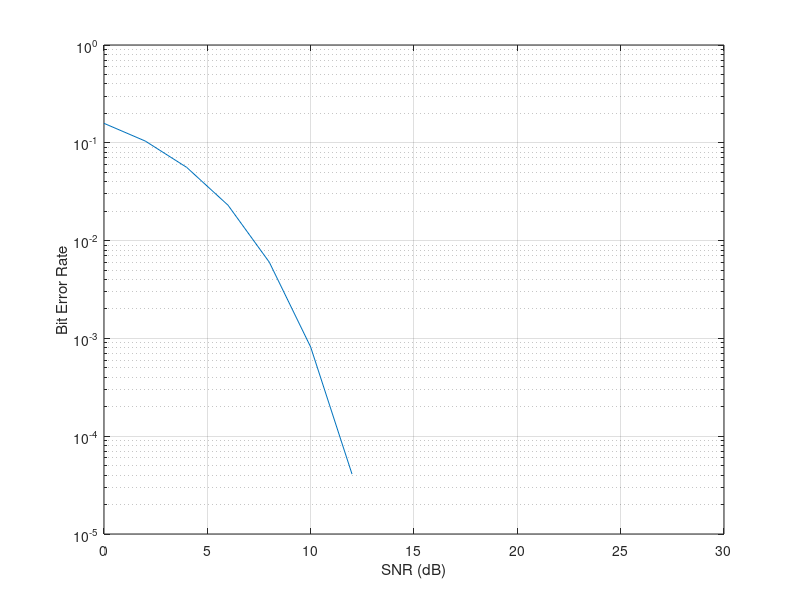

Recreate this plot in MATLAB.
snr = 0 : 2 : 30; %snr ranges from 0 to 30 dB with 2 dB step size
numbit = 1e6; %num of bits for each SNR value is 1e6
tx = randi([0 1], [1 numbit]); %generating random sequence of bits
Ptx = mean(tx.^2); %computing power signal
for i = 1 : length(snr)
    current_snr = 10^(snr(i)/10); %converting snr from dB to volt
    noise = sqrt(Ptx / (2 * current_snr)) * ( randn(size(tx)) + 1j * randn(size(tx)) ); %simulating noise
    rx = tx + noise; %adding noise to signal
    drx = real(rx) >= 0.5; %deciding whether 1 was sent or 0
    [numerr, ber(i)] = biterr(tx, drx); %computing ber
end
semilogy(snr, ber); %plotting ber vs snr
grid;
xlabel('SNR (dB)');
ylabel('Bit Error Rate');